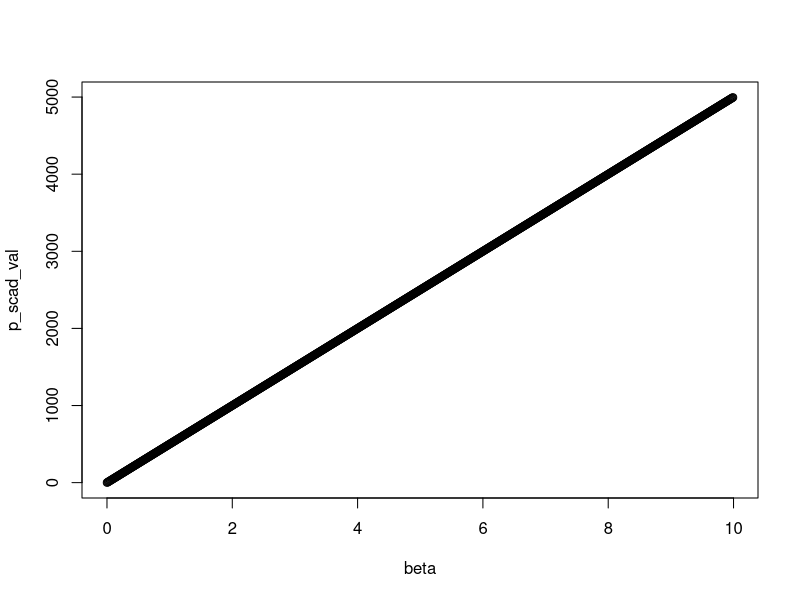

Generate this figure with R:
##### SCAD Function #####

### Defining Function
p_scad <- function(lambda, a, beta){
  
  vals = c()
  
  for (i in 1:length(beta)) {
    
    if (0 <= beta[i] & beta[i] <= lambda){
      vals[i] <- lambda*beta[i]
    }
    
    if (lambda < beta[i] & beta[i] < a*lambda){
      vals[i] <- -(beta[i]^2 - 2*a*lambda*beta[i] + lambda^2)/(2*(a - 1))
    }
    
    if (beta[i] >= a*lambda){
      vals[i] <- ((a + 1)*lambda^2)/2
    }
    
  }

  return(vals)
  
}

### Defining beta values
beta = seq(0.001, 10, 0.01)

### Runnign function
p_scad_val <- p_scad(500, 3.7, beta)

plot(beta, p_scad_val)
